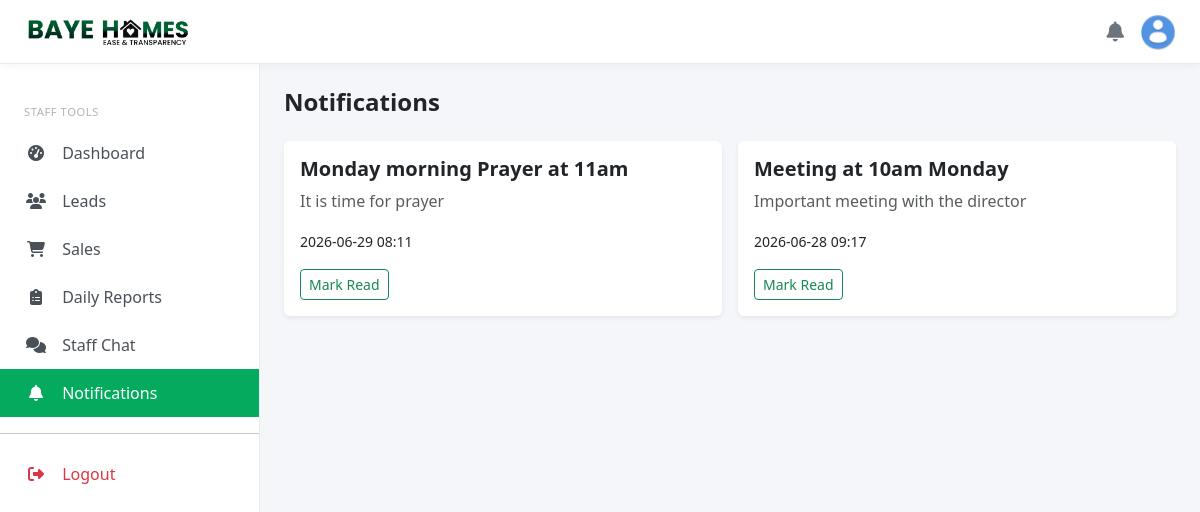
/staff/notifications (signed in), run on the app's committed database.
### models.py (models this page shows)
class StaffNotification(db.Model):
    __tablename__ = 'staff_notifications'
    id = db.Column(db.String(36), primary_key=True, default=generate_uuid)
    title = db.Column(db.String(160), nullable=False)
    message = db.Column(db.Text, nullable=False)
    created_by = db.Column(db.String(36), db.ForeignKey('users.id'), nullable=False)
    created_at = db.Column(db.DateTime, default=datetime.now(timezone.utc))
    creator = db.relationship('User', foreign_keys=[created_by], backref='created_staff_notifications')

### blueprints/staff.py (the view, shortened to what this page needs)
@staff_bp.route('/notifications', methods=['GET', 'POST'])
@login_required
@role_required(['admin', 'staff'])
def notifications():
    notifications = StaffNotification.query.order_by(StaffNotification.created_at.desc()).all()
    return render_template('staff/notifications.html', notifications=notifications)

### models.py (called while the page is built)
    def get_full_name(self):
        return f"{self.first_name or ''} {self.last_name or ''}".strip() or self.username or self.email

    def is_admin_user(self):
        return self.role == UserRole.ADMIN

### templates/staff/notifications.html (shortened to what this page needs)
{% if current_user.is_admin_user() %}
  {% extends "admin/base_admin.html" %}
{% else %}
  {% extends "base_staff.html" %}
{% endif %}
{% block title %}Notifications{% endblock %} {%
block content %}
<h4 class="fw-bold mb-4">Notifications</h4>
<div class="row g-3">
  {% for item in notifications %}
  <div class="col-md-6">
    <div class="card border-0 shadow-sm h-100">
      <div class="card-body">
        <h5 class="fw-bold">{{ item.title }}</h5>
        <p class="text-muted">{{ item.message }}</p>
        <small>{{ item.created_at.strftime('%Y-%m-%d %H:%M') }}</small>{% if not
        current_user.is_admin_user() %}
        <form
          method="POST"
          action="{{ url_for('staff.mark_notification_read', notification_id=item.id) }}"
          class="mt-3"
        >
          <button class="btn btn-sm btn-outline-success">Mark Read</button>
        </form>
        {% endif %}
      </div>
    </div>
  </div>
  {% else %}
  <p class="text-muted">No notifications yet.</p>
  {% endfor %}
</div>
{% endblock %}

### templates/base_staff.html (style rules this page uses)
:root { --bh-green: #04AB5E; --bh-sidebar-width: 260px; --bh-topbar-height: 64px; }
body { padding-top: var(--bh-topbar-height); background: #f4f6f9; overflow-x: hidden; }

### data on the page
StaffNotification: title "Monday morning Prayer at 11am", message "It is time for prayer", created_at "2026-06-29 08:11"
StaffNotification: title "Meeting at 10am Monday", message "Important meeting with the director", created_at "2026-06-28 09:17"
